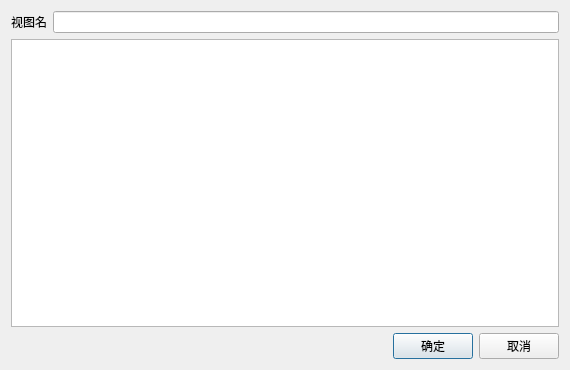
<?xml version="1.0" encoding="UTF-8"?>
<ui version="4.0">
 <class>ViewFieldsDialog</class>
 <widget class="QDialog" name="ViewFieldsDialog">
  <property name="geometry">
   <rect>
    <x>0</x>
    <y>0</y>
    <width>570</width>
    <height>370</height>
   </rect>
  </property>
  <property name="sizePolicy">
   <sizepolicy hsizetype="Fixed" vsizetype="Fixed">
    <horstretch>0</horstretch>
    <verstretch>0</verstretch>
   </sizepolicy>
  </property>
  <property name="minimumSize">
   <size>
    <width>570</width>
    <height>370</height>
   </size>
  </property>
  <property name="maximumSize">
   <size>
    <width>570</width>
    <height>370</height>
   </size>
  </property>
  <property name="windowTitle">
   <string>视图字段</string>
  </property>
  <layout class="QVBoxLayout" name="verticalLayout">
   <item>
    <layout class="QHBoxLayout" name="horizontalLayout">
     <item>
      <widget class="QLabel" name="viewNameLabel">
       <property name="text">
        <string>视图名</string>
       </property>
      </widget>
     </item>
     <item>
      <widget class="QLineEdit" name="viewNameLineEdit">
       <property name="readOnly">
        <bool>true</bool>
       </property>
      </widget>
     </item>
    </layout>
   </item>
   <item>
    <widget class="QTableView" name="fieldTableView"/>
   </item>
   <item>
    <layout class="QHBoxLayout" name="horizontalLayout_2">
     <item>
      <spacer name="horizontalSpacer_2">
       <property name="orientation">
        <enum>Qt::Horizontal</enum>
       </property>
       <property name="sizeHint" stdset="0">
        <size>
         <width>40</width>
         <height>20</height>
        </size>
       </property>
      </spacer>
     </item>
     <item>
      <spacer name="horizontalSpacer_3">
       <property name="orientation">
        <enum>Qt::Horizontal</enum>
       </property>
       <property name="sizeHint" stdset="0">
        <size>
         <width>40</width>
         <height>20</height>
        </size>
       </property>
      </spacer>
     </item>
     <item>
      <spacer name="horizontalSpacer_4">
       <property name="orientation">
        <enum>Qt::Horizontal</enum>
       </property>
       <property name="sizeHint" stdset="0">
        <size>
         <width>40</width>
         <height>20</height>
        </size>
       </property>
      </spacer>
     </item>
     <item>
      <widget class="QPushButton" name="okButton">
       <property name="text">
        <string>确定</string>
       </property>
      </widget>
     </item>
     <item>
      <widget class="QPushButton" name="cancelButton">
       <property name="text">
        <string>取消</string>
       </property>
      </widget>
     </item>
    </layout>
   </item>
  </layout>
 </widget>
 <resources/>
 <connections/>
</ui>
